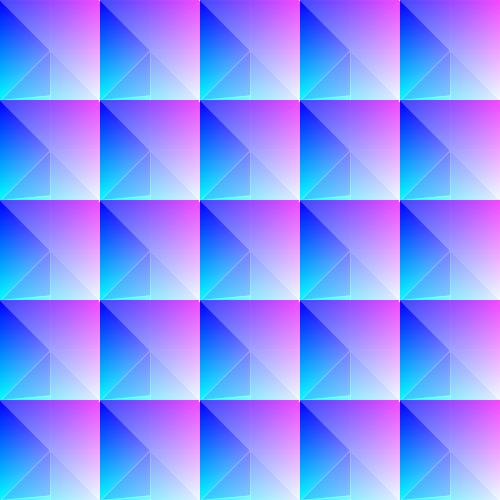
Frame 1 (no input)
Frame 60 (the mouse pressed at the canvas centre just before this capture): identical to frame 1, image omitted
Frame 120 (the mouse held since frame 60 and released just before this capture): identical to frame 1, image omitted

The Processing sketch that drew this single still picture (run headless with seeded random() and noise(); from frame 60 on, the mouse is pressed at the canvas centre):

// Processing sketch: processing_24615
// ── processing_24615.pde


int patternSeperationX = 100;  

int patternSeperationY = 100;  
  
   

void setup(){  

  size(500,500);  

     background(0,0,0);

 

     

  for(int i = 0; i < width/patternSeperationX; i++){  

      for(int j = 0; j < height/patternSeperationY; j++){  

        pushMatrix();  

        translate(i*patternSeperationX, j*patternSeperationY);  

        yourFunction();  

        popMatrix();  

      }  

  }  

     

}  

   

   

void draw()  

{  

  //This is here so the program keeps running and the screengrab will work  

}  

   

   

void yourFunction(){  

     

  //-------------------------------------YOUR PATTERN GOES IN HERE-------------------------------  

  //try making pleasant designs :-)  
  
  smooth();
  noStroke();


  for(int x = 0; x < 600; x = x + 50){

    color from = color(24,5,247);
  color to = color(81,98,237);
  color intA = lerpColor(from,to,.2);
  color intB = lerpColor(from,to,.4);
  color intC = lerpColor(from,to,.6);
  color intD = lerpColor(from,to,.8);
  color intE = lerpColor(from,to,1);
  color intF = lerpColor(from,to,1.2);
  color intG = lerpColor(from,to,1.4);
  color intH = lerpColor(from,to,1.6);
  color intI = lerpColor(from,to,1.8);
  color intJ = lerpColor(from,to,2);

  noFill();





    
  fill(intA);
  triangle(x,x,x,50,50,50);
  fill(intB);
  triangle(x,50,0,100,50,50);
  fill(intC);
  triangle(x,100,50,50,50,100);
  fill(intD);
  triangle(50,50,50,100,100,100);
  fill(intE);
  triangle(50,50,100,50,100,100);
  fill(intF);
  triangle(50,50,100,0,100,50);
  fill(intG);
  triangle(50,0,50,50,100,0);
  fill(intH);
  triangle(0,0,50,0,50,50);
  
  colorMode(RGB, 100);
for (int i = 0; i < 100; i++) {
  for (int j = 0; j < 100; j++) {
    stroke(i, j, 100);
    point(i, j);
  }
}
  }




}
